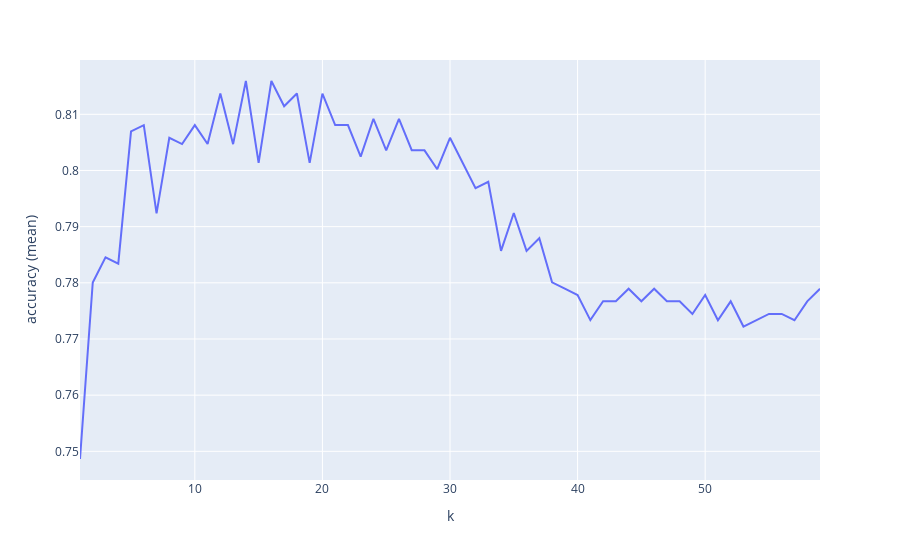

The code cell stored with this chart in its notebook:
### Markdown cell above
## Select the best k based on 5-fold split

### Code cell
k = []
r2_means = []

for i in range(1, 60):
    model = KNeighborsClassifier(n_neighbors=i)
    r2 = cross_val_score(model, original_X, original_y)
    r2_means.append(r2.mean())
    k.append(i)

result = pd.DataFrame(zip(k, r2_means), columns=['k', 'accuracy (mean)'])
px.line(result, x='k', y='accuracy (mean)')

### Figure 1 — Plotly figure (JSON) as saved in the notebook; plotly's stock layout.template omitted (floating-point values rounded to 4 significant figures)
{"data": [{"hovertemplate": "k=%{x}<br>accuracy (mean)=%{y}<extra></extra>", "legendgroup": "", "line": {"color": "#636efa", "dash": "solid"}, "mode": "lines", "name": "", "orientation": "v", "showlegend": false, "type": "scatter", "x": [1, 2, 3, 4, 5, 6, 7, 8, 9, 10, 11, 12, 13, 14, 15, 16, 17, 18, 19, 20, 21, 22, 23, 24, 25, 26, 27, 28, 29, 30, 31, 32, 33, 34, 35, 36, 37, 38, 39, 40, 41, 42, 43, 44, 45, 46, 47, 48, 49, 50, 51, 52, 53, 54, 55, 56, 57, 58, 59], "xaxis": "x", "y": [0.7486, 0.7801, 0.7845, 0.7834, 0.807, 0.8081, 0.7924, 0.8058, 0.8047, 0.8081, 0.8047, 0.8137, 0.8047, 0.8159, 0.8013, 0.8159, 0.8114, 0.8137, 0.8013, 0.8137, 0.8081, 0.8081, 0.8025, 0.8092, 0.8036, 0.8092, 0.8036, 0.8036, 0.8002, 0.8058, 0.8013, 0.7969, 0.798, 0.7857, 0.7924, 0.7857, 0.7879, 0.7801, 0.779, 0.7778, 0.7734, 0.7767, 0.7767, 0.779, 0.7767, 0.779, 0.7767, 0.7767, 0.7745, 0.7778, 0.7733, 0.7767, 0.7722, 0.7733, 0.7745, 0.7745, 0.7733, 0.7767, 0.7789], "yaxis": "y"}], "layout": {"legend": {"tracegroupgap": 0}, "margin": {"t": 60}, "xaxis": {"anchor": "y", "domain": [0, 1], "title": {"text": "k"}}, "yaxis": {"anchor": "x", "domain": [0, 1], "title": {"text": "accuracy (mean)"}}}}
